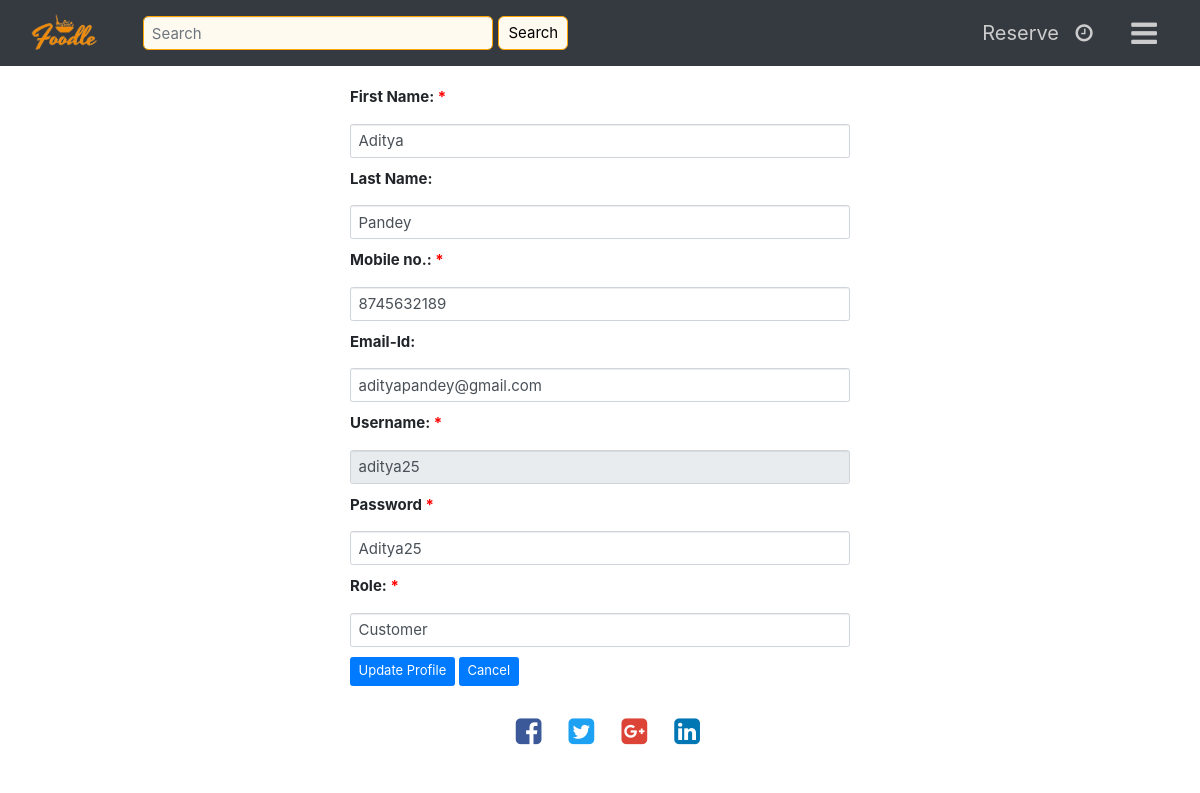
Before: /profile_view.php?user_id=aditya25 (signed in) with the older database file.
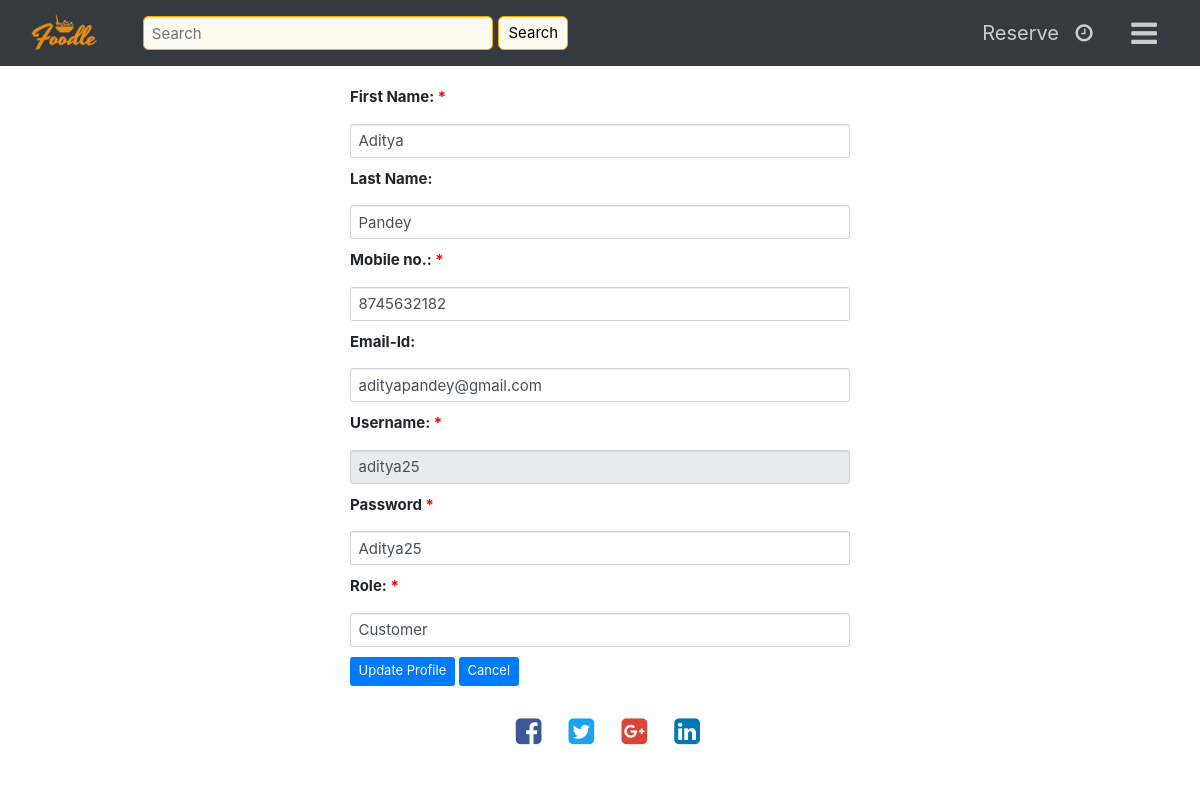
After: the same page with the newer database file.
### tables this page shows
CREATE TABLE `person` (
  `user_id` varchar(15) NOT NULL,
  `pwd` varchar(15) NOT NULL,
  `fname` varchar(15) NOT NULL,
  `lname` varchar(15) DEFAULT NULL,
  `email` varchar(25) NOT NULL,
  `contact` varchar(10) NOT NULL,
  `role` varchar(15) NOT NULL
);

### profile_view.php (the view, shortened to what this page needs)
<?php
include 'templates/header.php' ?>
<?php include 'templates/navbar.php' ?>
<?php
function addcss(){
    echo '<link rel="stylesheet" type="text/css" href="styles/forms.css">';
}?>
<?php
include 'templates/db-con.php';
if($_SESSION['role'] == 'admin')
	$user = $_GET['user_id'];
else
	$user = $_SESSION['uname'];
$sql = "SELECT * from person where user_id = '$user'";
$result = mysqli_query($conn, $sql);
$row = mysqli_fetch_assoc($result);
?>
<form id="profile" action="edit_profile.php"name="profile" method="post" style = "font-size: 15px; width: 500px; margin: 0 auto">
        <div class="form-group" style = "margin:10px 0px 10px; font-size: inherit;">
            <label for="fname">First Name:<span style="color : red"> * </span></label>
            <input type="text" class="form-control" "margin:10px 0px 10px; font-size: inherit;" name="fname" id="fname" value="<?php echo $row ['fname']; ?>" <?php if($_SESSION['role'] != 'admin') echo "readonly" ?> required pattern="[a-zA-z]+$">
            <label for="lname">Last Name:</label>
            <input type="text" class="form-control" "margin:10px 0px 10px; font-size: inherit;" name="lname" id="lname" value="<?php echo $row ['lname']; ?>" <?php if($_SESSION['role'] != 'admin') echo "readonly" ?> pattern="[A-Za-z]+$">
            <label for="contact">Mobile no.: <span style="color : red"> * </span></label>
            <input type="text" class="form-control" "margin:10px 0px 10px; font-size: inherit;" name="contact" id="contact" value="<?php echo $row ['contact']; ?>" <?php if($_SESSION['role'] != 'admin') echo "readonly" ?> required pattern="[0-9]{10}$">
            <label for="email">Email-Id:</label>
            <input type="email" class="form-control" "margin:10px 0px 10px; font-size: inherit;" name="email" id="email" aria-describedby="emailHelp" value="<?php echo $row ['email']; ?>" <?php if($_SESSION['role'] != 'admin') echo "readonly" ?>>
            <label for="fname">Username:<span style="color : red"> * </span></label>
            <input type="text" class="form-control" "margin:10px 0px 10px; font-size: inherit;" name="uname" value="<?php echo $row ['user_id']; ?>" readonly>
            <label for="pwd">Password<span style="color : red"> * </span></label>
            <input type="text" class="form-control" "margin:10px 0px 10px; font-size: inherit;" name="pwd" id="pwd" value="<?php echo $row ['pwd']; ?>" <?php if($_SESSION['role'] != 'admin') echo "readonly" ?> required minlength="8">
			<?php if($_SESSION['role']=='admin')
	echo 	'<label for="role">Role:<span style="color : red"> * </span></label>
            <input type="text" class="form-control" "margin:10px 0px 10px; font-size: inherit;" name="role" value="'.$row ['role'].'">'; ?>
            <div id = "editable" <?php if($_SESSION['role'] != 'admin') echo 'style = "display:none"' ?>>
                <button type="submit" id = "submit" class="btn btn-primary" style="font-size: 13px" onclick="edit_profile.php" >Update Profile</button>
                <button type="button" id = "cancel" class="btn btn-primary" style="font-size: 13px" onclick="location.reload()" >Cancel</button>
            </div>
        </div>
</form>
<?php include 'templates/footer.php' ?>

Changed rows visible on the page:
changed person "Aditya": contact "8745632189" → "8745632182"
